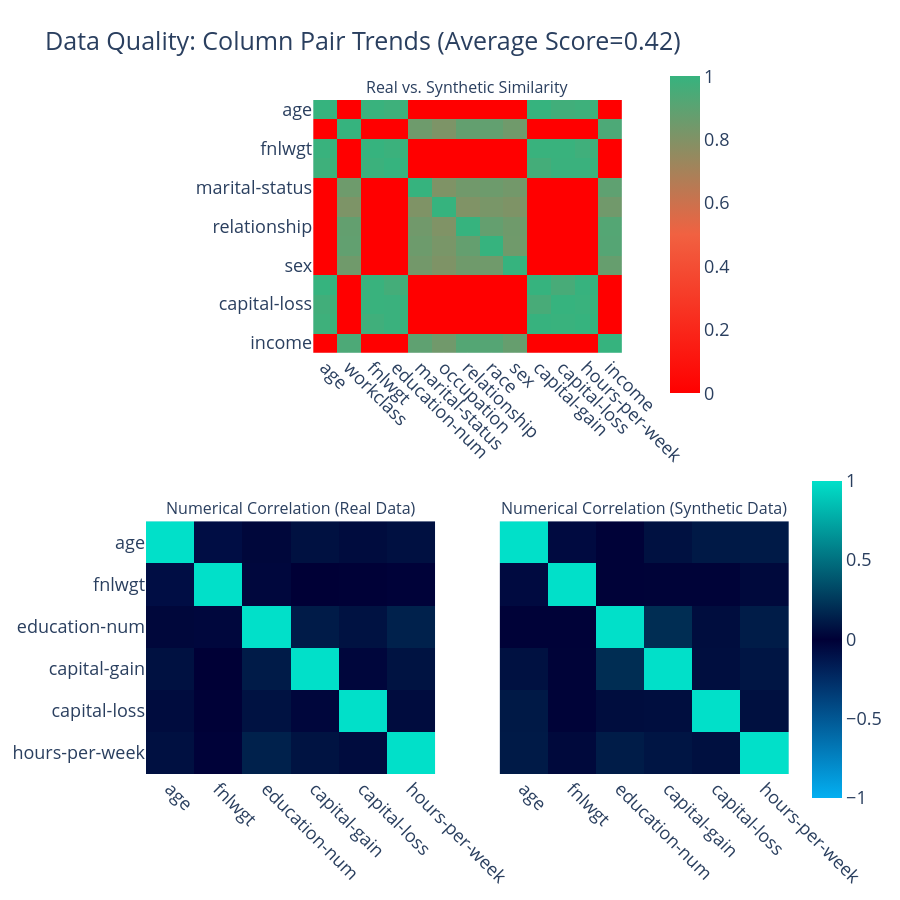

Source (notebook cell):
### Code cell
quality_report.get_visualization(property_name="Column Pair Trends").show(
    renderer="vscode"
)

### Figure 1 — Plotly figure (JSON) as saved in the notebook; plotly's stock layout.template omitted (floating-point values rounded to 4 significant figures; data arrays with more than 128 entries replaced by an {"elided": "..."} marker saying what was removed)
{"data": [{"coloraxis": "coloraxis", "hovertemplate": "<b>Column Pair</b><br>(%{x},%{y})<br><br>Similarity: %{z}<extra></extra>", "type": "heatmap", "x": ["age", "workclass", "fnlwgt", "education-num", "marital-status", "occupation", "relationship", "race", "sex", "capital-gain", "capital-loss", "hours-per-week", "income"], "xaxis": "x", "y": ["age", "workclass", "fnlwgt", "education-num", "marital-status", "occupation", "relationship", "race", "sex", "capital-gain", "capital-loss", "hours-per-week", "income"], "yaxis": "y", "z": {"elided": "13x13 float values"}}, {"coloraxis": "coloraxis2", "customdata": [[1.0, -0.056, -0.01, 0.075, 0.112, 0.115], [-0.056, 1.0, -0.012, 0.012, 0.013, 0.038], [-0.01, -0.012, 1.0, 0.199, 0.057, 0.123], [0.075, 0.012, 0.199, 1.0, 0.063, 0.092], [0.112, 0.013, 0.057, 0.063, 1.0, 0.07], [0.115, 0.038, 0.123, 0.092, 0.07, 1.0]], "hovertemplate": "<b>Correlation</b><br>(%{x},%{y})<br><br>Synthetic: %{z}<br>(vs. Real: %{customdata})<extra></extra>", "type": "heatmap", "x": ["age", "fnlwgt", "education-num", "capital-gain", "capital-loss", "hours-per-week"], "xaxis": "x2", "y": ["age", "fnlwgt", "education-num", "capital-gain", "capital-loss", "hours-per-week"], "yaxis": "y2", "z": [[1.0, -0.074, 0.032, 0.074, 0.053, 0.072], [-0.074, 1.0, -0.04, -0.001, -0.003, -0.014], [0.032, -0.04, 1.0, 0.122, 0.081, 0.147], [0.074, -0.001, 0.122, 1.0, -0.032, 0.083], [0.053, -0.003, 0.081, -0.032, 1.0, 0.052], [0.072, -0.014, 0.147, 0.083, 0.052, 1.0]]}, {"coloraxis": "coloraxis2", "customdata": [[1.0, -0.074, 0.032, 0.074, 0.053, 0.072], [-0.074, 1.0, -0.04, -0.001, -0.003, -0.014], [0.032, -0.04, 1.0, 0.122, 0.081, 0.147], [0.074, -0.001, 0.122, 1.0, -0.032, 0.083], [0.053, -0.003, 0.081, -0.032, 1.0, 0.052], [0.072, -0.014, 0.147, 0.083, 0.052, 1.0]], "hovertemplate": "<b>Correlation</b><br>(%{x},%{y})<br><br>Synthetic: %{z}<br>(vs. Real: %{customdata})<extra></extra>", "type": "heatmap", "x": ["age", "fnlwgt", "education-num", "capital-gain", "capital-loss", "hours-per-week"], "xaxis": "x3", "y": ["age", "fnlwgt", "education-num", "capital-gain", "capital-loss", "hours-per-week"], "yaxis": "y3", "z": [[1.0, -0.056, -0.01, 0.075, 0.112, 0.115], [-0.056, 1.0, -0.012, 0.012, 0.013, 0.038], [-0.01, -0.012, 1.0, 0.199, 0.057, 0.123], [0.075, 0.012, 0.199, 1.0, 0.063, 0.092], [0.112, 0.013, 0.057, 0.063, 1.0, 0.07], [0.115, 0.038, 0.123, 0.092, 0.07, 1.0]]}], "layout": {"annotations": [{"font": {"size": 16}, "showarrow": false, "text": "Real vs. Synthetic Similarity", "x": 0.5, "xanchor": "center", "xref": "paper", "y": 1, "yanchor": "bottom", "yref": "paper"}, {"font": {"size": 16}, "showarrow": false, "text": "Numerical Correlation (Real Data)", "x": 0.225, "xanchor": "center", "xref": "paper", "y": 0.375, "yanchor": "bottom", "yref": "paper"}, {"font": {"size": 16}, "showarrow": false, "text": "Numerical Correlation (Synthetic Data)", "x": 0.775, "xanchor": "center", "xref": "paper", "y": 0.375, "yanchor": "bottom", "yref": "paper"}], "coloraxis": {"cmax": 1, "cmin": 0, "colorbar": {"len": 0.5, "x": 0.8, "y": 0.8}, "colorscale": [[0, "#FF0000"], [0.5, "#F16141"], [1, "#36B37E"]]}, "coloraxis2": {"cmax": 1, "cmin": -1, "colorbar": {"len": 0.5, "y": 0.2}, "colorscale": [[0, "#03AFF1"], [0.5, "#000036"], [1, "#01E0C9"]]}, "font": {"size": 18}, "height": 900, "title": {"text": "Data Quality: Column Pair Trends (Average Score=0.42)"}, "width": 900, "xaxis": {"anchor": "y", "domain": [0.26, 0.74], "tickangle": 45}, "xaxis2": {"anchor": "y2", "domain": [0, 0.45], "tickangle": 45}, "xaxis3": {"anchor": "y3", "domain": [0.55, 1], "matches": "x2", "tickangle": 45}, "yaxis": {"anchor": "x", "autorange": "reversed", "domain": [0.625, 1]}, "yaxis2": {"anchor": "x2", "autorange": "reversed", "domain": [0, 0.375]}, "yaxis3": {"anchor": "x3", "autorange": "reversed", "domain": [0, 0.375], "matches": "y2", "visible": false}}}
